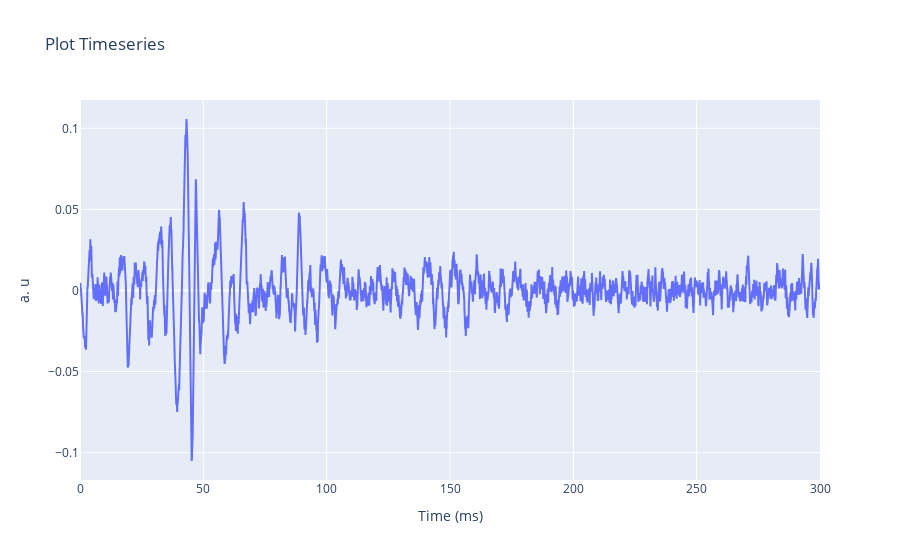

The code cell stored with this chart in its notebook:
### Code cell
# trace1 digunakan untuk menampilkan plot dari sumbu dominan
trace1 = go.Scatter(
    x = df_audio.index,
    y = df_audio['Amplitude'].values,
    mode = 'lines',
    name = 'Ax'
)

layout = go.Layout(
    title = "Plot Timeseries ",
    xaxis = {'title' : "Time (ms)"},
    yaxis = {'title' : "a. u"}
)
fig = go.Figure(data=[trace1], layout=layout)
fig.show()

### Figure 1 — Plotly figure (JSON) as saved in the notebook; plotly's stock layout.template omitted (floating-point values rounded to 4 significant figures; data arrays with more than 128 entries replaced by an {"elided": "..."} marker saying what was removed)
{"data": [{"mode": "lines", "name": "Ax", "type": "scatter", "x": {"elided": "14400 float values"}, "y": {"elided": "14400 float values"}}], "layout": {"title": {"text": "Plot Timeseries "}, "xaxis": {"title": {"text": "Time (ms)"}}, "yaxis": {"title": {"text": "a. u"}}}}
